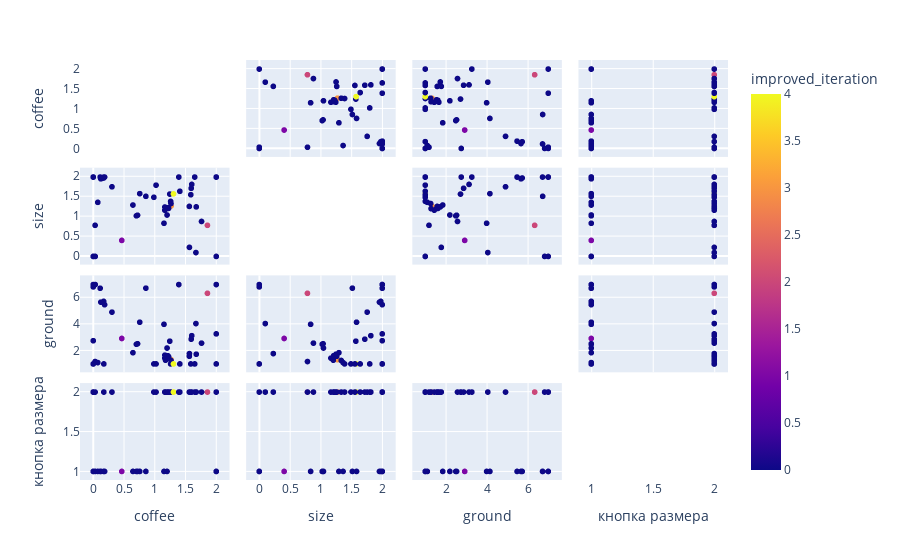

The code cell stored with this chart in its notebook:
### Code cell
import plotly.express as px

fig = px.scatter_matrix(
    steps_df,
    dimensions=steps_df.columns[:-1],
    color="improved_iteration"
)
fig.update_traces(diagonal_visible=False)
fig.show()

### Figure 1 — Plotly figure (JSON) as saved in the notebook; plotly's stock layout.template omitted (floating-point values rounded to 4 significant figures)
{"data": [{"diagonal": {"visible": false}, "dimensions": [{"axis": {"matches": true}, "label": "coffee", "values": [0.4639, 0.7011, 1.857, 1.67, 1.564, 0.8555, 1.266, 1.15, 0.1688, 0.3043, 1.264, 1.258, 1.2, 1.225, 1.214, 1.165, 1.211, 1.175, 0.1845, 1.186, 0.1234, 1.164, 1.213, 0.7197, 2.0, 0.0, 2.0, 0.0, 0.0, 0.172, 0.02989, 0.0, 0.7562, 0.1123, 0.0, 2.0, 0.03181, 1.244, 1.305, 1.675, 1.761, 1.562, 1.602, 0.07334, 1.391, 0.6455, 1.592, 1.587, 1.65, 1.021, 1.408, 0.9858]}, {"axis": {"matches": true}, "label": "size", "values": [0.4042, 1.023, 0.7836, 0.09786, 0.2285, 1.514, 1.272, 0.8352, 1.976, 1.755, 1.333, 1.388, 1.044, 1.21, 1.227, 1.245, 1.211, 1.204, 2.0, 1.21, 1.955, 1.165, 1.214, 1.038, 2.0, 0.0, 2.0, 0.0, 2.0, 2.0, 0.7843, 2.0, 1.582, 2.0, 2.0, 0.0, 0.0, 1.571, 1.575, 1.249, 0.8808, 1.26, 1.815, 1.363, 2.0, 1.295, 1.717, 1.555, 2.0, 1.796, 1.642, 1.491]}, {"axis": {"matches": true}, "label": "ground", "values": [2.924, 2.489, 6.338, 4.052, 1.781, 6.727, 1.324, 3.994, 5.729, 4.916, 1.261, 1.004, 2.201, 1.554, 1.612, 1.665, 1.612, 1.283, 5.479, 1.62, 5.671, 1.44, 1.592, 2.527, 7.0, 6.823, 3.273, 1.0, 7.0, 1.0, 1.182, 2.756, 4.153, 6.722, 1.0, 1.0, 7.0, 2.72, 1.0, 1.735, 2.574, 1.582, 3.135, 1.101, 7.0, 1.852, 2.87, 1.0, 1.0, 1.0, 1.0, 1.0]}, {"axis": {"matches": true}, "label": "кнопка размера", "values": [1, 1, 2, 2, 2, 1, 2, 1, 1, 2, 2, 2, 1, 2, 2, 2, 2, 2, 1, 2, 1, 2, 2, 1, 1, 2, 2, 1, 2, 2, 2, 2, 1, 1, 1, 1, 1, 2, 2, 2, 2, 2, 2, 1, 2, 1, 2, 2, 2, 2, 2, 2]}], "hovertemplate": "%{xaxis.title.text}=%{x}<br>%{yaxis.title.text}=%{y}<br>improved_iteration=%{marker.color}<extra></extra>", "legendgroup": "", "marker": {"color": [1, 0, 2, 0, 0, 0, 3, 0, 0, 0, 0, 0, 0, 0, 0, 0, 0, 0, 0, 0, 0, 0, 0, 0, 0, 0, 0, 0, 0, 0, 0, 0, 0, 0, 0, 0, 0, 0, 4, 0, 0, 0, 0, 0, 0, 0, 0, 0, 0, 0, 0, 0], "coloraxis": "coloraxis", "symbol": "circle"}, "name": "", "showlegend": false, "type": "splom"}], "layout": {"coloraxis": {"colorbar": {"title": {"text": "improved_iteration"}}, "colorscale": [[0.0, "#0d0887"], [0.1111, "#46039f"], [0.2222, "#7201a8"], [0.3333, "#9c179e"], [0.4444, "#bd3786"], [0.5556, "#d8576b"], [0.6667, "#ed7953"], [0.7778, "#fb9f3a"], [0.8889, "#fdca26"], [1.0, "#f0f921"]]}, "dragmode": "select", "legend": {"tracegroupgap": 0}, "margin": {"t": 60}}}
